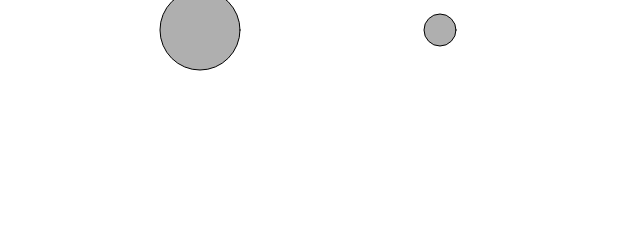
Frame 1 (no input)
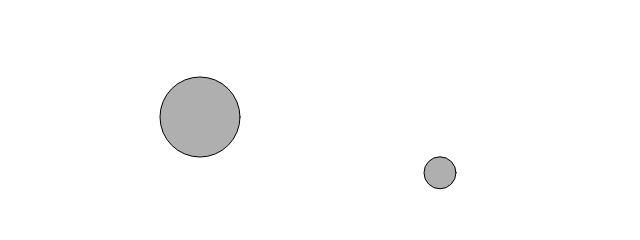
Frame 60 (no input)
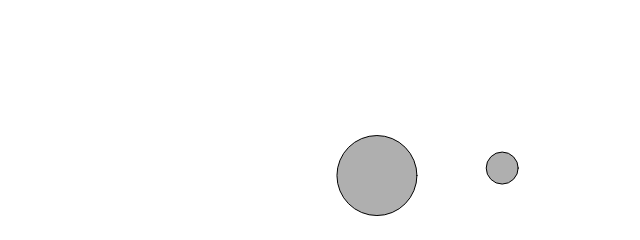
Frame 120 (the mouse pressed at the canvas centre since frame 60)

The p5.js sketch that drew these frames (run headless with seeded random() and noise() and a simulated clock; from frame 60 on, the mouse is pressed at the canvas centre):

// p5.js sketch
// ── sketch.js
// f =−1∗μ∗N∗v formula for friction f is -> above and v with ^ above

let moverA;
let moverB;

function setup() {
  createCanvas(640, 240);

  moverA = new Mover(200, 30, 5);
  moverB = new Mover(440, 30, 2);
}

function draw() {
  background(255);

  let gravity = createVector(0, 1);
  let gravityA = p5.Vector.mult(gravity, moverA.mass);
  moverA.applyForce(gravityA);
  let gravityB = p5.Vector.mult(gravity, moverB.mass);
  moverB.applyForce(gravityB);

  if (mouseIsPressed) {
    let wind = createVector(0.5, 0);
    moverA.applyForce(wind);
    moverB.applyForce(wind);
  }
  
  moverA.frictionF(0.005);
  moverA.bounceEdges();
  moverA.show();
  moverA.update();

  moverB.frictionF(0.001);
  moverB.bounceEdges();
  moverB.show();
  moverB.update();
}

// ── mover.js
class Mover {
  constructor(x, y, mass) {
    this.pos = createVector(x, y);
    this.vel = createVector(0, 0);
    this.acc = createVector(0, 0);
    this.mass = mass;
    this.r = this.mass * 8; //diameter is this.mass * 16, dus r is
  }

  applyForce(force) {
    let f = p5.Vector.div(force, this.mass);
    this.acc.add(f);
  }

  contactEdge() {
    return this.pos.y > height - this.r - 1;
  }

  frictionF(c) {
    if (this.contactEdge()) {
      let normal1 = this.mass;
      let frictionMag = c * normal1;

      let friction = this.vel.copy();
      friction.normalize();
      friction.mult(-1);

      friction.mult(frictionMag);

      this.applyForce(friction);
    }
  }

  bounceEdges() {
    let bounce = 0.9;

    if (this.pos.x >= width - this.r) {
      this.pos.x = width - this.r;
      this.vel.x *= -bounce;
    } else if (this.pos.x <= this.r) {
      this.pos.x = this.r;
      this.vel.x *= -bounce;
    }

    if (this.pos.y > height - this.r - 1) {
      this.pos.y = height - this.r;
      this.vel.y *= -bounce;
    }
  }

  update() {
    this.vel.add(this.acc);
    this.pos.add(this.vel);
    this.acc.mult(0);
  }

  show() {
    stroke(0);
    fill(175);
    circle(this.pos.x, this.pos.y, this.r * 2);
  }
}
